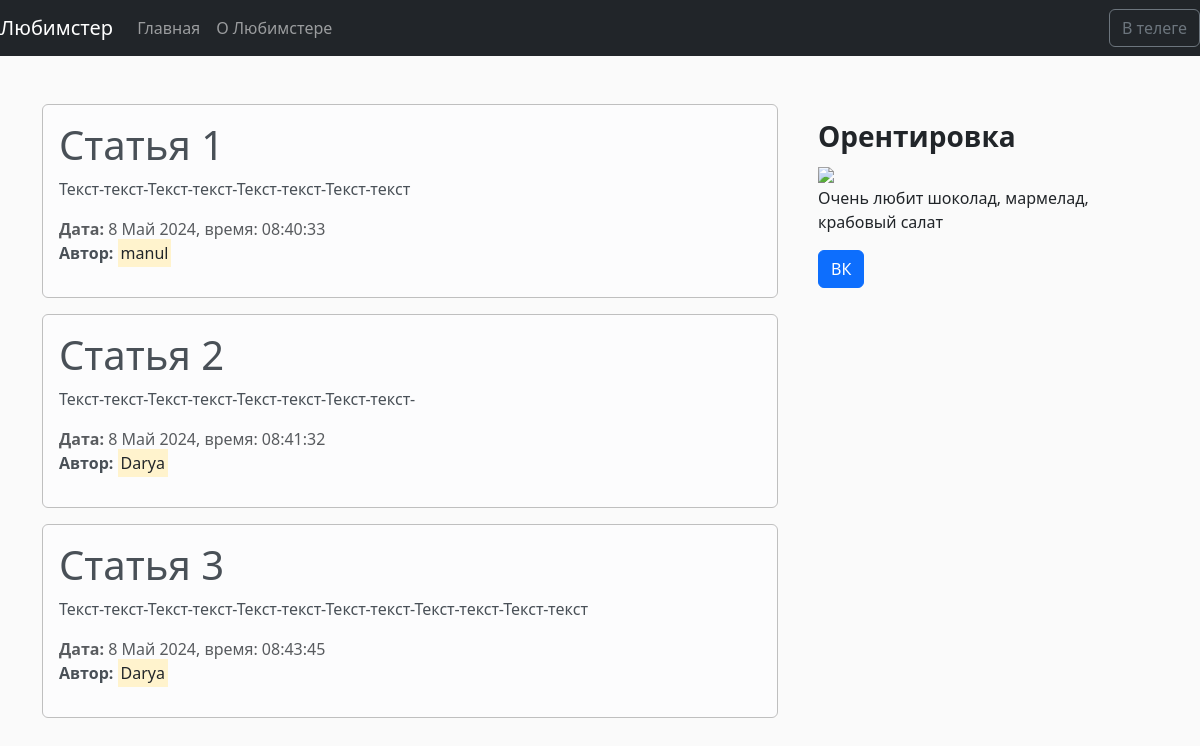
The page / on the database its author committed.
### blog/models.py (models this page shows)
class New(models.Model):
    title = models.CharField(max_length=100)
    text = models.TextField()
    data = models.DateTimeField(default=timezone.now)
    author = models.ForeignKey(User, on_delete=models.CASCADE)

### blog/views.py (the view)
# urls.py: path('', views.home, name='blog-home'),
def home(request):
    data = {
        'news': New.objects.all(),
        'title': 'Главная страница'
    }
    return render(request, 'blog/home.html', data)

### blog/templates/blog/home.html (shortened to what this page needs)
{% extends 'blog/main.html' %}
{% block main_section %}
    {% for post in news %}
        <div class="alert alert-light">
            <h1>{{ post.title }}</h1>
            <p>{{ post.text }}</p>
            <span class="text-muted"><b>Дата:</b> {{ post.data|date:'j F Y, время: H:i:s' }}</span>
            {% if post.author == 'Евгений' %}
                <p><b>Автор:</b>
                    <mark>Админ</mark>
                </p>
            {% else %}
                <p><b>Автор:</b>
                    <mark>{{ post.author }}</mark>
                </p>
            {% endif %}
        </div>
    {% endfor %}
{% endblock main_section %}

### blog/templates/blog/main.html (shortened to what this page needs)
{% load static %}
<!doctype html>
<html lang="en">
<head>
    <link rel="stylesheet" href="https://cdn.jsdelivr.net/npm/bootstrap@5.3.2/dist/css/bootstrap.min.css"
>
    <link rel="stylesheet" href="{% static 'blog/main.css' %}">
</head>
<body>
<nav class="navbar navbar-expand-lg navbar-dark bg-dark mb-5">
    <a class="navbar-brand" href="/">Любимстер</a>
    <div class="collapse navbar-collapse" id="navbarsExample09">
        <ul class="navbar-nav mr-auto">
            <li class="nav-item active">
                <a class="nav-link" href="/">Главная</a>
            </li>
            <li class="nav-item">
                <a class="nav-link" href="/contacts">О Любимстере</a>
            </li>
        </ul>
    </div>
    <div class="navbar-nav">
        <a href="https://t.me/Daryashink" class="btn btn-outline-secondary">В телеге</a>
    </div>
</nav>
<main class="container">
    <div class="row">
        <div class="col-md-8">
            {% block main_section %}
            {% endblock %}
        </div>
        <aside class="col-md-4">
            <div class="p-3">
                <h3><b>Орентировка</b></h3>
                <img src="https://sun9-18.userapi.com/impg/AcL3WwF0G7fZpsJi4kJQxXlFb7iv6B0tGnniQg/qoQDZJrFFZ4.jpg?size=960x1280&quality=95&sign=e486bcb4b1c9dd9190340a8a4aa5a000&type=album"
                     height="400">
                <p>Очень любит шоколад, мармелад, крабовый салат</p>
                <a href="https://vk.com/daryashinkarenko/" target="_blank">
                    <button class="btn btn-primary">ВК</button>
                </a>
            </div>
        </aside>
    </div>
</main>
</body>
</body>
</html>

### blog/static/blog/main.css (style rules this page uses)
body { background: #fafafa; }
.alert-light { border-color: #bfbfbf; }

### rows shown on the page
New: title "Статья 1", text "Текст-текст-Текст-текст-Текст-текст-Текст-текст", data "8 Май 2024, время: 08:40:33", author "manul"
New: title "Статья 2", text "Текст-текст-Текст-текст-Текст-текст-Текст-текст-", data "8 Май 2024, время: 08:41:32", author "Darya"
New: title "Статья 3", text "Текст-текст-Текст-текст-Текст-текст-Текст-текст-Текст-текст-Текст-текст", data "8 Май 2024, время: 08:43:45", author "Darya"
